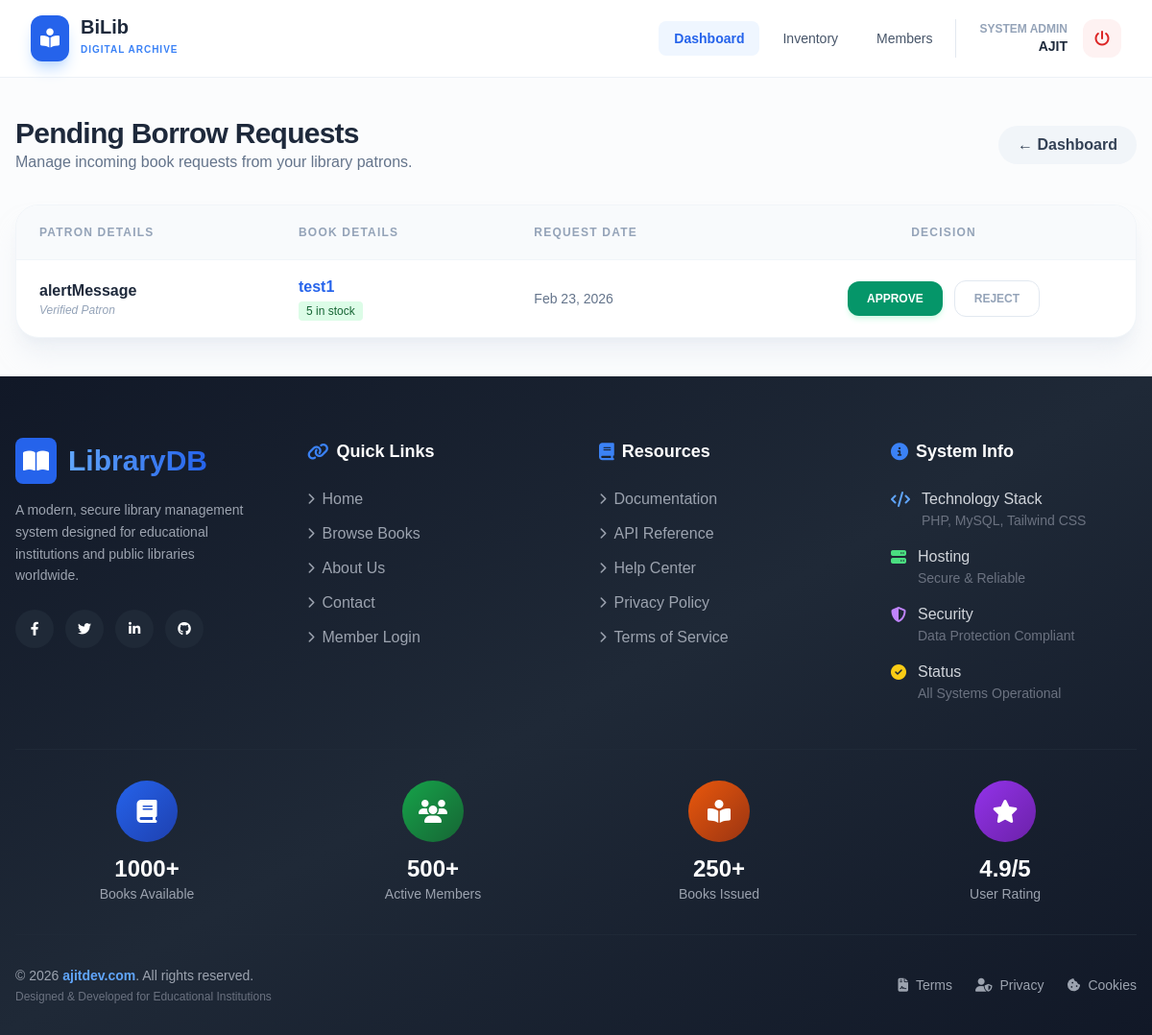
The page /admin/active_requests.php (signed in) on the database its author committed.
### tables this page shows
CREATE TABLE `requests` (
  `id` int NOT NULL,
  `patron_id` int NOT NULL,
  `book_id` int NOT NULL,
  `status` enum('Pending','Approved','Rejected') DEFAULT 'Pending',
  `request_date` timestamp NULL DEFAULT CURRENT_TIMESTAMP
);

CREATE TABLE `patrons` (
  `id` int NOT NULL,
  `name` varchar(255) NOT NULL,
  `email` varchar(255) NOT NULL,
  `phone` varchar(20) NOT NULL,
  `address` text,
  `city` varchar(100) DEFAULT NULL,
  `state` varchar(50) DEFAULT NULL,
  `zip_code` varchar(10) DEFAULT NULL,
  `date_of_birth` date DEFAULT NULL,
  `gender` enum('Male','Female','Other') DEFAULT NULL,
  `password` varchar(255) NOT NULL,
  `status` enum('Active','Inactive','Suspended') DEFAULT 'Active',
  `created_at` timestamp NULL DEFAULT CURRENT_TIMESTAMP
);

CREATE TABLE `books` (
  `id` int NOT NULL,
  `title` varchar(255) NOT NULL,
  `author` varchar(100) NOT NULL,
  `category` varchar(50) NOT NULL,
  `isbn` varchar(20) NOT NULL,
  `image` varchar(255) DEFAULT 'default-book.png',
  `quantity` int NOT NULL DEFAULT '0',
  `available_quantity` int NOT NULL DEFAULT '0',
  `created_at` timestamp NULL DEFAULT CURRENT_TIMESTAMP
);

### admin/active_requests.php (the view, shortened to what this page needs)
<?php
require_once("../config/database.php");
$query = "SELECT r.id, r.request_date, p.name as patron_name, b.title as book_title, b.available_quantity
          FROM requests r
          JOIN patrons p ON r.patron_id = p.id
          JOIN books b ON r.book_id = b.id
          WHERE r.status = 'Pending'
          ORDER BY r.request_date ASC";
$result = $conn->query($query);
include("../includes/header.php");
?>
<div class="max-w-7xl mx-auto px-4 py-10">
    <div class="flex items-center justify-between mb-8">
        <div>
            <h1 class="text-3xl font-black text-slate-800 tracking-tight">Pending Borrow Requests</h1>
            <p class="text-slate-500">Manage incoming book requests from your library patrons.</p>
        </div>
        <a href="index.php" class="px-5 py-2 bg-slate-100 text-slate-700 rounded-full font-bold hover:bg-slate-200 transition">
            ← Dashboard
        </a>
    </div>
    <div class="bg-white rounded-3xl shadow-xl shadow-slate-200/50 border border-slate-100 overflow-hidden">
        <table class="w-full text-left border-collapse">
            <thead class="bg-slate-50 border-b border-slate-100">
                <tr>
                    <th class="px-6 py-5 text-xs font-black text-slate-400 uppercase tracking-widest">Patron Details</th>
                    <th class="px-6 py-5 text-xs font-black text-slate-400 uppercase tracking-widest">Book Details</th>
                    <th class="px-6 py-5 text-xs font-black text-slate-400 uppercase tracking-widest">Request Date</th>
                    <th class="px-6 py-5 text-xs font-black text-slate-400 uppercase tracking-widest text-center">Decision</th>
                </tr>
            </thead>
            <tbody class="divide-y divide-slate-100">
                <?php if ($result && $result->num_rows > 0): ?>
                    <?php while ($row = $result->fetch_assoc()): ?>
                        <tr class="hover:bg-blue-50/30 transition">
                            <td class="px-6 py-4">
                                <div class="font-bold text-slate-800"><?= htmlspecialchars($row['patron_name']); ?></div>
                                <div class="text-xs text-slate-400 italic">Verified Patron</div>
                            </td>
                            <td class="px-6 py-4">
                                <div class="font-bold text-blue-600"><?= htmlspecialchars($row['book_title']); ?></div>
                                <span class="inline-flex items-center px-2 py-0.5 rounded text-xs font-medium <?= $row['available_quantity'] > 0 ? 'bg-green-100 text-green-800' : 'bg-red-100 text-red-800' ?>">
                                    <?= $row['available_quantity']; ?> in stock
                                </span>
                            </td>
                            <td class="px-6 py-4 text-sm text-slate-500">
                                <?= date('M d, Y', strtotime($row['request_date'])); ?>
                            </td>
                            <td class="px-6 py-4">
                                <div class="flex items-center justify-center gap-3">
                                    <a href="?action=approve&id=<?= $row['id']; ?>"
                                        onclick="return confirm('Confirm book issuance?')"
                                        class="px-5 py-2.5 bg-emerald-600 text-white rounded-xl text-xs font-black hover:bg-emerald-700 shadow-md shadow-emerald-100 transition-all active:scale-95">
                                        APPROVE
                                    </a>
                                    <a href="?action=reject&id=<?= $row['id']; ?>"
                                        onclick="return confirm('Are you sure you want to reject this request?')"
                                        class="px-5 py-2.5 bg-white border border-slate-200 text-slate-400 rounded-xl text-xs font-black hover:text-red-600 hover:border-red-100 hover:bg-red-50 transition-all">
                                        REJECT
                                    </a>
                                </div>
                            </td>
                        </tr>
                    <?php endwhile; ?>
                <?php endif; ?>
            </tbody>
        </table>
    </div>
</div>
<?php include("../includes/footer.php"); ?>

### includes/header.php (style rules this page uses)
body { font-family: 'Plus Jakarta Sans', sans-serif; }

### rows shown on the page
requests: patron.name "alertMessage", book.title "test1", book.available_quantity "5", request_date "Feb 23, 2026"

### other values the page prints
SITENAME "BiLib"
$_SESSION['admin_name'] "AJIT"
$stats['total_books'] "1000+"
$stats['total_users'] "500+"
$stats['books_issued'] "250+"
